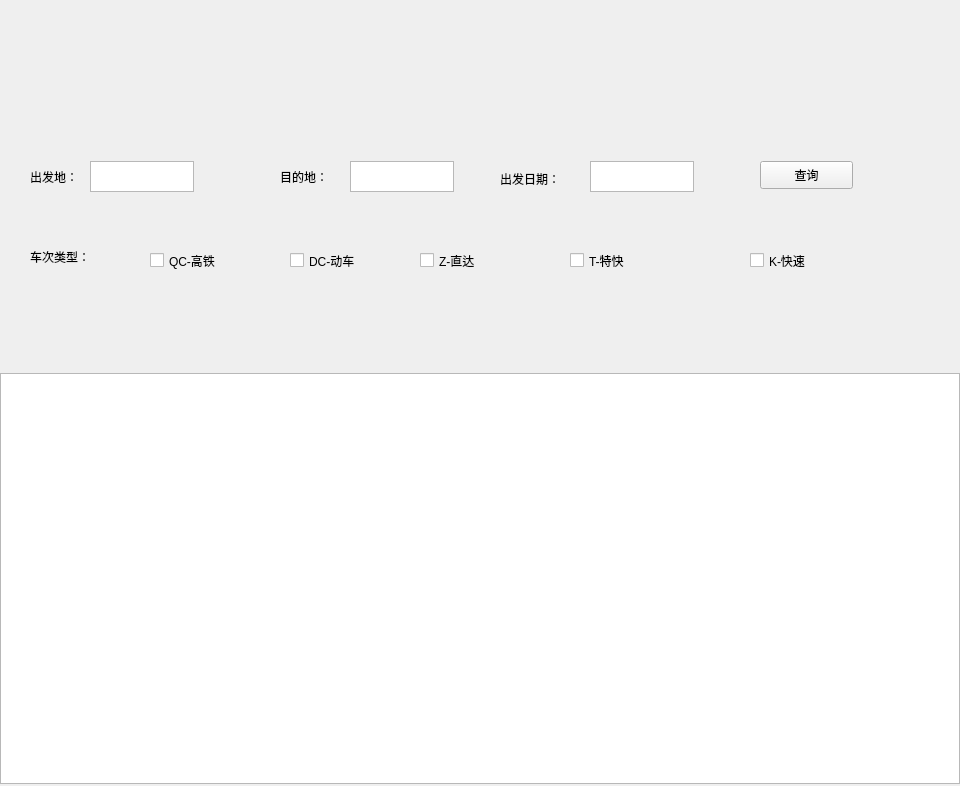
<?xml version="1.0" encoding="UTF-8"?>
<ui version="4.0">
 <class>MainWindow</class>
 <widget class="QMainWindow" name="MainWindow">
  <property name="geometry">
   <rect>
    <x>0</x>
    <y>0</y>
    <width>960</width>
    <height>786</height>
   </rect>
  </property>
  <property name="minimumSize">
   <size>
    <width>960</width>
    <height>786</height>
   </size>
  </property>
  <property name="maximumSize">
   <size>
    <width>960</width>
    <height>786</height>
   </size>
  </property>
  <property name="windowTitle">
   <string>快手爬票</string>
  </property>
  <widget class="QWidget" name="centralwidget">
   <widget class="QLabel" name="label_title_img">
    <property name="geometry">
     <rect>
      <x>0</x>
      <y>0</y>
      <width>960</width>
      <height>141</height>
     </rect>
    </property>
    <property name="styleSheet">
     <string notr="true">background-image: url(:/png/img/bg1.png);</string>
    </property>
    <property name="text">
     <string/>
    </property>
   </widget>
   <widget class="QWidget" name="widget_query" native="true">
    <property name="geometry">
     <rect>
      <x>0</x>
      <y>141</y>
      <width>960</width>
      <height>80</height>
     </rect>
    </property>
    <property name="styleSheet">
     <string notr="true">background-image: url(:/png/img/bg2.png);</string>
    </property>
    <widget class="QLabel" name="label">
     <property name="geometry">
      <rect>
       <x>30</x>
       <y>30</y>
       <width>54</width>
       <height>12</height>
      </rect>
     </property>
     <property name="text">
      <string>出发地：</string>
     </property>
    </widget>
    <widget class="QTextEdit" name="textEdit_Start">
     <property name="geometry">
      <rect>
       <x>90</x>
       <y>20</y>
       <width>104</width>
       <height>31</height>
      </rect>
     </property>
    </widget>
    <widget class="QLabel" name="label_2">
     <property name="geometry">
      <rect>
       <x>280</x>
       <y>30</y>
       <width>54</width>
       <height>12</height>
      </rect>
     </property>
     <property name="text">
      <string>目的地：</string>
     </property>
    </widget>
    <widget class="QTextEdit" name="textEdit_End">
     <property name="geometry">
      <rect>
       <x>350</x>
       <y>20</y>
       <width>104</width>
       <height>31</height>
      </rect>
     </property>
    </widget>
    <widget class="QLabel" name="label_3">
     <property name="geometry">
      <rect>
       <x>500</x>
       <y>30</y>
       <width>71</width>
       <height>16</height>
      </rect>
     </property>
     <property name="text">
      <string>出发日期：</string>
     </property>
    </widget>
    <widget class="QTextEdit" name="textEdit_Date">
     <property name="geometry">
      <rect>
       <x>590</x>
       <y>20</y>
       <width>104</width>
       <height>31</height>
      </rect>
     </property>
    </widget>
    <widget class="QPushButton" name="pushButton_check">
     <property name="geometry">
      <rect>
       <x>760</x>
       <y>20</y>
       <width>93</width>
       <height>28</height>
      </rect>
     </property>
     <property name="text">
      <string>查询</string>
     </property>
    </widget>
   </widget>
   <widget class="QWidget" name="widget" native="true">
    <property name="geometry">
     <rect>
      <x>0</x>
      <y>221</y>
      <width>960</width>
      <height>80</height>
     </rect>
    </property>
    <property name="styleSheet">
     <string notr="true">background-image: url(:/png/img/bg3.png);</string>
    </property>
    <widget class="QLabel" name="label_4">
     <property name="geometry">
      <rect>
       <x>30</x>
       <y>30</y>
       <width>80</width>
       <height>12</height>
      </rect>
     </property>
     <property name="text">
      <string>车次类型：</string>
     </property>
    </widget>
    <widget class="QCheckBox" name="checkBox_QC">
     <property name="geometry">
      <rect>
       <x>150</x>
       <y>30</y>
       <width>91</width>
       <height>19</height>
      </rect>
     </property>
     <property name="text">
      <string>QC-高铁</string>
     </property>
    </widget>
    <widget class="QCheckBox" name="checkBox_DC">
     <property name="geometry">
      <rect>
       <x>290</x>
       <y>30</y>
       <width>91</width>
       <height>19</height>
      </rect>
     </property>
     <property name="text">
      <string>DC-动车</string>
     </property>
    </widget>
    <widget class="QCheckBox" name="checkBox_Z">
     <property name="geometry">
      <rect>
       <x>420</x>
       <y>30</y>
       <width>91</width>
       <height>19</height>
      </rect>
     </property>
     <property name="text">
      <string>Z-直达</string>
     </property>
    </widget>
    <widget class="QCheckBox" name="checkBox_T">
     <property name="geometry">
      <rect>
       <x>570</x>
       <y>30</y>
       <width>91</width>
       <height>19</height>
      </rect>
     </property>
     <property name="text">
      <string>T-特快</string>
     </property>
    </widget>
    <widget class="QCheckBox" name="checkBox_K">
     <property name="geometry">
      <rect>
       <x>750</x>
       <y>30</y>
       <width>91</width>
       <height>19</height>
      </rect>
     </property>
     <property name="text">
      <string>K-快速</string>
     </property>
    </widget>
   </widget>
   <widget class="QLabel" name="label_5">
    <property name="geometry">
     <rect>
      <x>0</x>
      <y>301</y>
      <width>960</width>
      <height>71</height>
     </rect>
    </property>
    <property name="styleSheet">
     <string notr="true">background-image: url(:/png/img/bg4.png);</string>
    </property>
    <property name="text">
     <string/>
    </property>
   </widget>
   <widget class="QTableView" name="tableView">
    <property name="geometry">
     <rect>
      <x>0</x>
      <y>373</y>
      <width>960</width>
      <height>411</height>
     </rect>
    </property>
   </widget>
  </widget>
 </widget>
 <resources>
  <include location="imge.qrc"/>
 </resources>
 <connections/>
</ui>
